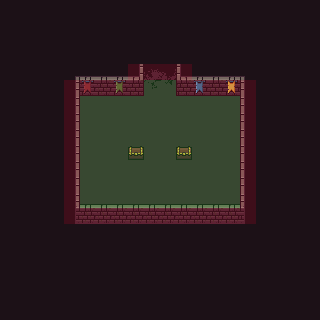

A 2D game scene composited from a Tiled map and its tileset images. What follows is a short description and the map's XML, with each tile layer's data collapsed to a summary:
An orthogonal 20x20 tile map with 16x16 px tiles, 7 tile layers (bg, floor, treasure, fg, ...), 3 tilesets and 4 objects.

<map version="1.5" tiledversion="1.7.0" orientation="orthogonal" renderorder="right-down" width="20" height="20" tilewidth="16" tileheight="16" infinite="0" nextlayerid="11" nextobjectid="7">
 <tileset firstgid="1" source="0x72_16x16DungeonTileset_walls.v1.tsx" />
 <tileset firstgid="257" source="0x72_16x16DungeonTileset.v4.tsx" />
 <tileset firstgid="513" source="NavigationTileSet.tsx" />
 <layer id="1" name="bg" width="20" height="20">
  <data>[400 cells, 400 non-empty, 1 distinct tile ids]</data>
 </layer>
 <layer id="2" name="floor" width="20" height="20">
  <data>[400 cells, 84 non-empty, 1 distinct tile ids]</data>
 </layer>
 <layer id="6" name="treasure" width="20" height="20">
  <data>[400 cells, 2 non-empty, 1 distinct tile ids]</data>
 </layer>
 <layer id="4" name="fg" width="20" height="20">
  <data>[400 cells, 56 non-empty, 16 distinct tile ids]</data>
 </layer>
 <layer id="3" name="props" width="20" height="20">
  <data>[400 cells, 4 non-empty, 4 distinct tile ids]</data>
 </layer>
 <layer id="5" name="exits" width="20" height="20">
  <data>[400 cells, 4 non-empty, 4 distinct tile ids]</data>
 </layer>
 <objectgroup id="8" name="Collisions">
  <object id="5" x="144" y="64">
   <polygon points="0,0 0,24 -64,24 -64,140 96,140 96,24 32,24 32,0" />
  </object>
  <object id="3" x="128" y="152">
   <polygon points="0,0 16,0 16,-8 0,-8" />
  </object>
  <object id="4" x="176" y="152">
   <polygon points="0,0 16,0 16,-8 0,-8" />
  </object>
  <object id="6" x="144" y="64">
   <polygon points="0,0 32,0 32,16 0,16" />
  </object>
 </objectgroup>
 <objectgroup id="9" name="Void" />
 <objectgroup id="10" name="Gates" />
 <layer id="7" name="navigation" width="20" height="20" opacity="0.15">
  <data>[400 cells, 112 non-empty, 2 distinct tile ids]</data>
 </layer>
</map>
